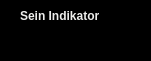
   <widget class="QFrame" name="frame_10">
    <property name="geometry">
     <rect>
      <x>1040</x>
      <y>560</y>
      <width>151</width>
      <height>61</height>
     </rect>
    </property>
    <property name="styleSheet">
     <string notr="true">background-color:rgb(0, 0, 0);
border-radius:5px
</string>
    </property>
    <property name="frameShape">
     <enum>QFrame::StyledPanel</enum>
    </property>
    <property name="frameShadow">
     <enum>QFrame::Raised</enum>
    </property>
    <widget class="QLabel" name="txtSensorActionMessage_6">
     <property name="geometry">
      <rect>
       <x>210</x>
       <y>10</y>
       <width>891</width>
       <height>31</height>
      </rect>
     </property>
     <property name="styleSheet">
      <string notr="true">color:rgb(238, 238, 236);
background-color: rgba(0,0,0,0%);</string>
     </property>
     <property name="text">
      <string>......</string>
     </property>
     <property name="alignment">
      <set>Qt::AlignLeading|Qt::AlignLeft|Qt::AlignVCenter</set>
     </property>
    </widget>
    <widget class="QLabel" name="label_27">
     <property name="geometry">
      <rect>
       <x>80</x>
       <y>20</y>
       <width>31</width>
       <height>41</height>
      </rect>
     </property>
     <property name="styleSheet">
      <string notr="true">color : rgb(238, 238, 236)</string>
     </property>
     <property name="text">
      <string/>
     </property>
     <property name="pixmap">
      <pixmap resource="project_assets.qrc">:/newPrefix/left-arrow.png</pixmap>
     </property>
     <property name="alignment">
      <set>Qt::AlignCenter</set>
     </property>
    </widget>
    <widget class="QLabel" name="label_25">
     <property name="geometry">
      <rect>
       <x>40</x>
       <y>20</y>
       <width>31</width>
       <height>41</height>
      </rect>
     </property>
     <property name="styleSheet">
      <string notr="true">color : rgb(238, 238, 236)</string>
     </property>
     <property name="text">
      <string/>
     </property>
     <property name="pixmap">
      <pixmap resource="project_assets.qrc">:/newPrefix/right-arrow.png</pixmap>
     </property>
     <property name="alignment">
      <set>Qt::AlignCenter</set>
     </property>
    </widget>
    <widget class="QLabel" name="label_29">
     <property name="geometry">
      <rect>
       <x>20</x>
       <y>0</y>
       <width>111</width>
       <height>31</height>
      </rect>
     </property>
     <property name="font">
      <font>
       <pointsize>9</pointsize>
       <weight>75</weight>
       <bold>true</bold>
      </font>
     </property>
     <property name="styleSheet">
      <string notr="true">color : rgb(238, 238, 236);</string>
     </property>
     <property name="text">
      <string>Sein Indikator</string>
     </property>
     <property name="alignment">
      <set>Qt::AlignJustify|Qt::AlignVCenter</set>
     </property>
    </widget>
   </widget>
